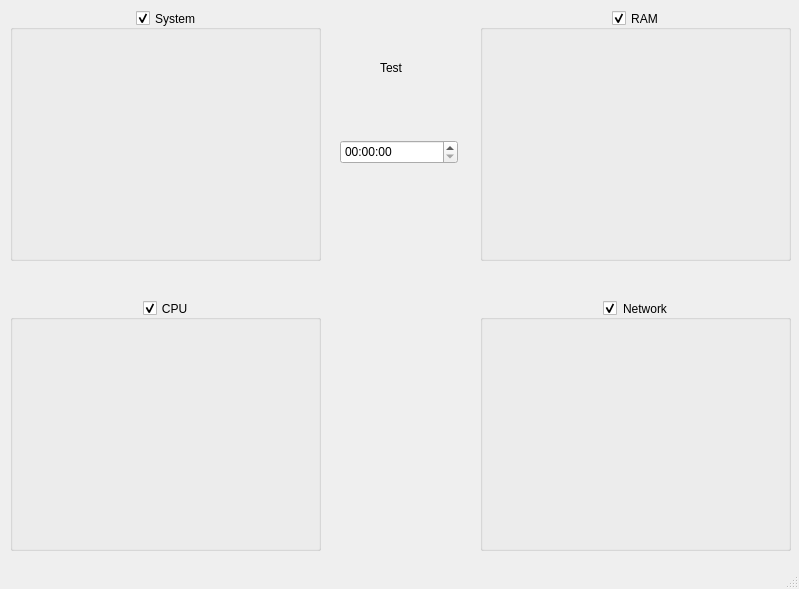
<?xml version="1.0" encoding="UTF-8"?>
<ui version="4.0" idbasedtr="true">
 <class>MainWindow</class>
 <widget class="QMainWindow" name="MainWindow">
  <property name="windowModality">
   <enum>Qt::ApplicationModal</enum>
  </property>
  <property name="geometry">
   <rect>
    <x>0</x>
    <y>0</y>
    <width>799</width>
    <height>589</height>
   </rect>
  </property>
  <property name="minimumSize">
   <size>
    <width>799</width>
    <height>589</height>
   </size>
  </property>
  <property name="windowTitle">
   <string>MyGKrellm</string>
  </property>
  <property name="autoFillBackground">
   <bool>true</bool>
  </property>
  <property name="unifiedTitleAndToolBarOnMac">
   <bool>false</bool>
  </property>
  <widget class="QWidget" name="centralwidget">
   <widget class="QGroupBox" name="groupBox">
    <property name="geometry">
     <rect>
      <x>10</x>
      <y>10</y>
      <width>311</width>
      <height>251</height>
     </rect>
    </property>
    <property name="mouseTracking">
     <bool>false</bool>
    </property>
    <property name="layoutDirection">
     <enum>Qt::LeftToRight</enum>
    </property>
    <property name="title">
     <string>System</string>
    </property>
    <property name="alignment">
     <set>Qt::AlignCenter</set>
    </property>
    <property name="checkable">
     <bool>true</bool>
    </property>
   </widget>
   <widget class="QGroupBox" name="groupBox_2">
    <property name="geometry">
     <rect>
      <x>480</x>
      <y>10</y>
      <width>311</width>
      <height>251</height>
     </rect>
    </property>
    <property name="mouseTracking">
     <bool>false</bool>
    </property>
    <property name="layoutDirection">
     <enum>Qt::LeftToRight</enum>
    </property>
    <property name="title">
     <string>RAM</string>
    </property>
    <property name="alignment">
     <set>Qt::AlignCenter</set>
    </property>
    <property name="checkable">
     <bool>true</bool>
    </property>
   </widget>
   <widget class="QGroupBox" name="groupBox_3">
    <property name="geometry">
     <rect>
      <x>10</x>
      <y>300</y>
      <width>311</width>
      <height>251</height>
     </rect>
    </property>
    <property name="mouseTracking">
     <bool>false</bool>
    </property>
    <property name="layoutDirection">
     <enum>Qt::LeftToRight</enum>
    </property>
    <property name="title">
     <string>CPU</string>
    </property>
    <property name="alignment">
     <set>Qt::AlignCenter</set>
    </property>
    <property name="checkable">
     <bool>true</bool>
    </property>
   </widget>
   <widget class="QGroupBox" name="groupBox_4">
    <property name="geometry">
     <rect>
      <x>480</x>
      <y>300</y>
      <width>311</width>
      <height>251</height>
     </rect>
    </property>
    <property name="mouseTracking">
     <bool>false</bool>
    </property>
    <property name="layoutDirection">
     <enum>Qt::LeftToRight</enum>
    </property>
    <property name="title">
     <string>Network</string>
    </property>
    <property name="alignment">
     <set>Qt::AlignCenter</set>
    </property>
    <property name="checkable">
     <bool>true</bool>
    </property>
   </widget>
   <widget class="QLabel" name="label">
    <property name="geometry">
     <rect>
      <x>380</x>
      <y>60</y>
      <width>59</width>
      <height>15</height>
     </rect>
    </property>
    <property name="text">
     <string>Test</string>
    </property>
   </widget>
   <widget class="QTimeEdit" name="timeEdit">
    <property name="geometry">
     <rect>
      <x>340</x>
      <y>140</y>
      <width>118</width>
      <height>24</height>
     </rect>
    </property>
   </widget>
  </widget>
  <widget class="QStatusBar" name="statusbar"/>
 </widget>
 <resources/>
 <connections>
  <connection>
   <sender>groupBox</sender>
   <signal>toggled(bool)</signal>
   <receiver>groupBox</receiver>
   <slot>hide()</slot>
   <hints>
    <hint type="sourcelabel">
     <x>165</x>
     <y>135</y>
    </hint>
    <hint type="destinationlabel">
     <x>165</x>
     <y>135</y>
    </hint>
   </hints>
  </connection>
 </connections>
 <designerdata>
  <property name="gridDeltaX">
   <number>10</number>
  </property>
  <property name="gridDeltaY">
   <number>10</number>
  </property>
  <property name="gridSnapX">
   <bool>true</bool>
  </property>
  <property name="gridSnapY">
   <bool>true</bool>
  </property>
  <property name="gridVisible">
   <bool>true</bool>
  </property>
 </designerdata>
</ui>
